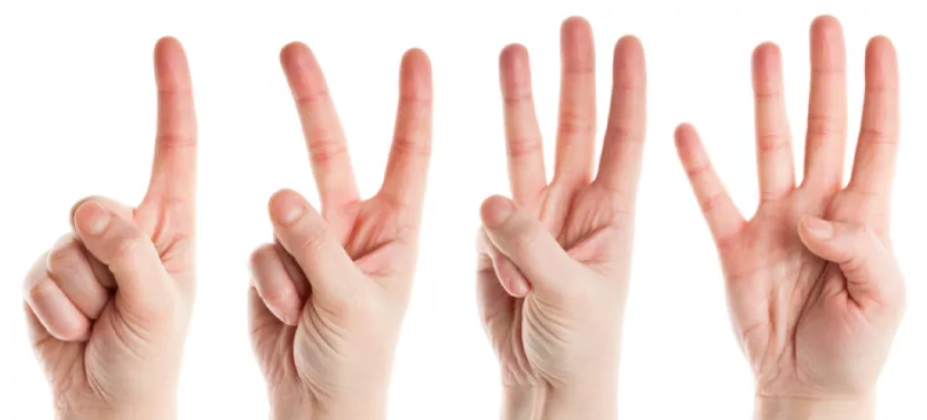
#> input picture hand2.png, 927 x 420 px
$ python main.py   (older library calls are emulated)
#> lines starting #> are read from the running program, lines starting #| are printed output that depends on the picture; after the words box and inside, x2 and y2 are one past the last pixel; in counts of white or black regions, pixels touching at a corner belong together
import cv2
import numpy as np
import math

# img = cv2.imread('hand1.png')
img = cv2.imread('hand2.png')
#> img is the input picture: shape (420, 927, 3); mean B, G, R 205.8, 213.5, 237.9
hsv = cv2.cvtColor(img, cv2.COLOR_BGR2HSV)
#> hsv: shape (420, 927, 3); mean H, S, V 10.8, 38.7, 238
# Define range of skin
lower = np.array([0, 20, 70], dtype=np.uint8)
upper = np.array([20, 255, 255], dtype=np.uint8)

# Extract skin color to a mask
mask = cv2.inRange(hsv, lower, upper)
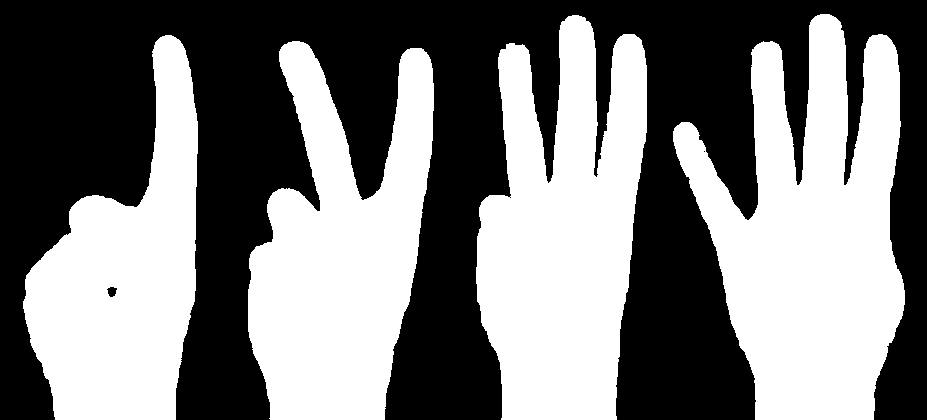
#> mask: shape (420, 927); 48.6% white; 4 white regions, box (x1, y1, x2, y2) and area: (673, 14, 905, 420) 56506, (476, 15, 647, 420) 49358, (248, 41, 434, 420) 44750, (23, 35, 198, 420) 38437
# Reduce noise
mask = cv2.medianBlur(mask, 5)
#> mask: shape (420, 927); 48.6% white; 4 white regions
# Find contours
_, contours, hierarchy = cv2.findContours(mask, cv2.RETR_TREE, cv2.CHAIN_APPROX_SIMPLE)
#> contours = 5 contours; box (x1, y1, x2, y2) and area: (673, 14, 905, 420) 55640, (476, 15, 647, 420) 48580, (248, 41, 434, 420) 44106, (23, 35, 198, 420) 38027, (107, 286, 117, 298) 74
# Chose max contour area
max_contour = max(contours, key=lambda x: cv2.contourArea(x))
#> max_contour = contour of 552 points, box (x1, y1, x2, y2) (673, 14, 905, 420), area 55640

# Approx the contour
for c in contours:
    count = 1
    max_contour = c
    approx = cv2.approxPolyDP(max_contour, 0.0004 * cv2.arcLength(max_contour, True), True)
    hull = cv2.convexHull(approx, returnPoints=False)
    defects = cv2.convexityDefects(approx, hull)
    M = cv2.moments(c)
    if M['m00'] >= 2000:
        if M['m00'] != 0:
            cx = int((M["m10"] / M["m00"]))
            cy = int((M["m01"] / M["m00"]))
            # Calc fingers
            if defects is not None:
                for i in range(defects.shape[0]):
                    s, e, f, d = defects[i, 0]
                    start = tuple(approx[s][0])
                    end = tuple(approx[e][0])
                    far = tuple(approx[f][0])
                    # Calc distance 3 points in triangle
                    a = math.sqrt((end[0] - start[0]) ** 2 + (end[1] - start[1]) ** 2)
                    b = math.sqrt((far[0] - start[0]) ** 2 + (far[1] - start[1]) ** 2)
                    c = math.sqrt((end[0] - far[0]) ** 2 + (end[1] - far[1]) ** 2)
                    p = (a + b + c) / 2
                    s = math.sqrt(p * (p - a) * (p - b) * (p - c))
                    angle = math.acos((b ** 2 + c ** 2 - a ** 2) / (2 * b * c)) * 57  # to degree
                    if angle <= 90:
                        count += 1
                        cv2.circle(img, far, 3, [255, 0, 0], -1)
                    cv2.line(img, start, end, [0, 255, 0], 3)

                cv2.putText(img, str(count), (cx, cy), cv2.FONT_HERSHEY_SIMPLEX, 2, (255, 0, 50), 3,
                            cv2.LINE_AA)
#> this loop made 5 passes
#> (cx, cy) on passes 1, 2, 4, 5: (339, 255), (124, 277), (562, 233), (811, 234)
#> hull on pass 3: [0, 1, 2, 3, 4, 5, 6, 7]
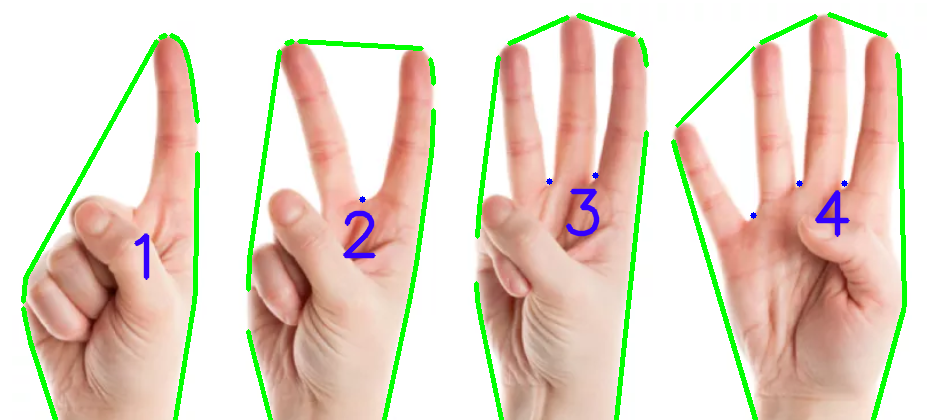
#> img: shape (420, 927, 3); 4.84% of pixels changed, all inside (x1, y1, x2, y2) = (21, 12, 907, 420)

cv2.imshow('test', mask)
cv2.imshow('Original', img)
cv2.waitKey(0)
cv2.destroyAllWindows()

$ run again, with hand1.png copied over hand2.png
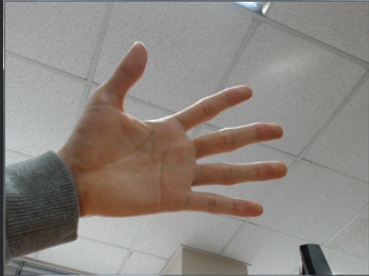
#> input picture hand1.png, 369 x 276 px
#> img is the input picture: shape (276, 369, 3); mean B, G, R 129, 134.4, 140.7
#> hsv: shape (276, 369, 3); mean H, S, V 45.9, 29.7, 142.2
#> `mask = cv2.medianBlur(mask, 5)`:
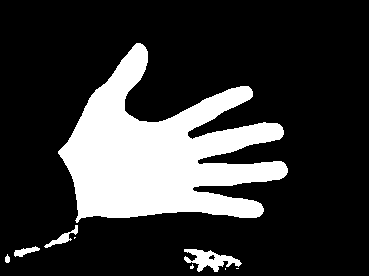
#> mask: shape (276, 369); 21.3% white; 9 white regions (4 under 20 px)
#> contours = 10 contours, 4 with area under 20; largest, box (x1, y1, x2, y2) and area: (58, 43, 288, 223) 20126, (184, 249, 242, 272) 576, (44, 225, 78, 248) 156, (14, 246, 40, 257) 111, (208, 254, 216, 261) 26, (5, 254, 10, 263) 23
#> `max_contour = max(contours, key=lambda x: cv2.contourArea(x))`: max_contour = contour of 483 points, box (x1, y1, x2, y2) (58, 43, 288, 223), area 20126
#> the loop `for c in contours:` made 10 passes
#> (cx, cy) on pass 10: (159, 153)
#> after the loop `for c in contours:`:
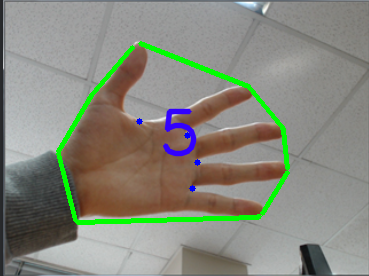
#> img: shape (276, 369, 3); 3.98% of pixels changed, all inside (x1, y1, x2, y2) = (56, 41, 290, 225)
